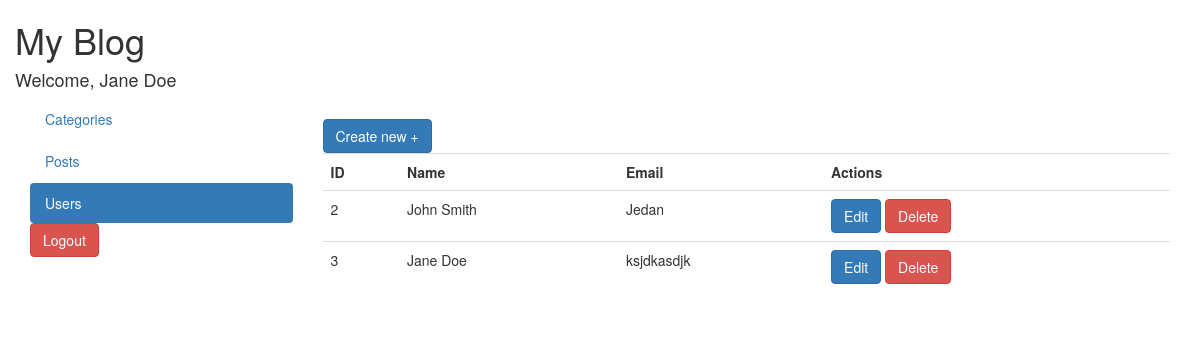
The page /?module=users&action=read (signed in) on the database as committed earlier.
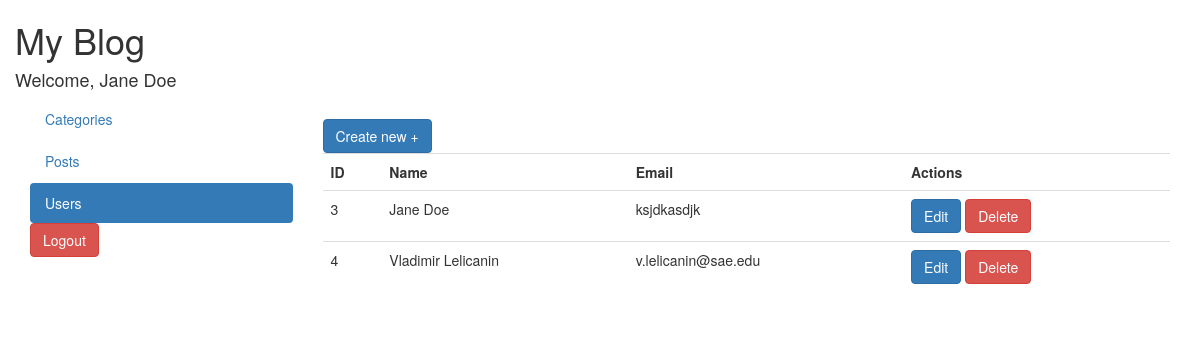
The same page on the database as committed later.
### tables this page shows
CREATE TABLE `users` (
  `id` int(5) NOT NULL,
  `name` varchar(255) NOT NULL,
  `email` varchar(255) NOT NULL,
  `password` varchar(255) NOT NULL
);

### modules/users/read.inc.php (the view)
<br>
<a href="/index.php?module=<?= $module ?>&action=create" class="btn btn-primary">Create new +</a>
<table class="table table-stripped">
    <tr>
        <th>ID</th>
        <th>Name</th>
        <th>Email</th>
        <th>Actions</th>
    </tr>
    <?php
    $sql = "SELECT * FROM users";
    $query = mysqli_query($conn, $sql);
    while($row = mysqli_fetch_assoc($query)):
    ?>
    <tr>
        <td><?= $row['id']; ?></td>
        <td><?= $row['name']; ?></td>
        <td><?= $row['email']; ?></td>
        <td>
            <a href="/index.php?module=<?= $module ?>&action=update&id=<?= $row['id']; ?>" class="btn btn-primary">Edit</a>  <a href="/index.php?module=<?= $module ?>&action=delete&id=<?= $row['id']; ?>" class="btn btn-danger">Delete</a>
        </td>
    </tr>
    <?php endwhile; ?>
</table>

### templates/menu.php
<div class="col-md-3">
    <ul class="nav nav-pills nav-stacked">
        <?php
        $modules = scandir('modules');
        $current = (isset($_GET['module'])) ? $_GET['module'] : "posts";
        foreach ($modules as $module): ?>
            <?php if ($module != "." && $module != ".."): ?>
                <?php $class = ($module == $current) ? "active" : ""; ?>
                <li role="presentation" class="<?= $class ?>"><a href="/?module=<?= $module ?>&action=read"><?= ucfirst($module) ?></a></li>
            <?php endif; ?>
        <?php endforeach; ?>
    </ul>
    <a class="btn btn-danger" href="index.php?logout=1">Logout</a>
</div>
<div class="col-md-9">

Rows that differ between the two databases and show on the page:
removed users: id "2", name "John Smith", email "Jedan"
added users: id "4", name "Vladimir Lelicanin", email "v.lelicanin@sae.edu"
